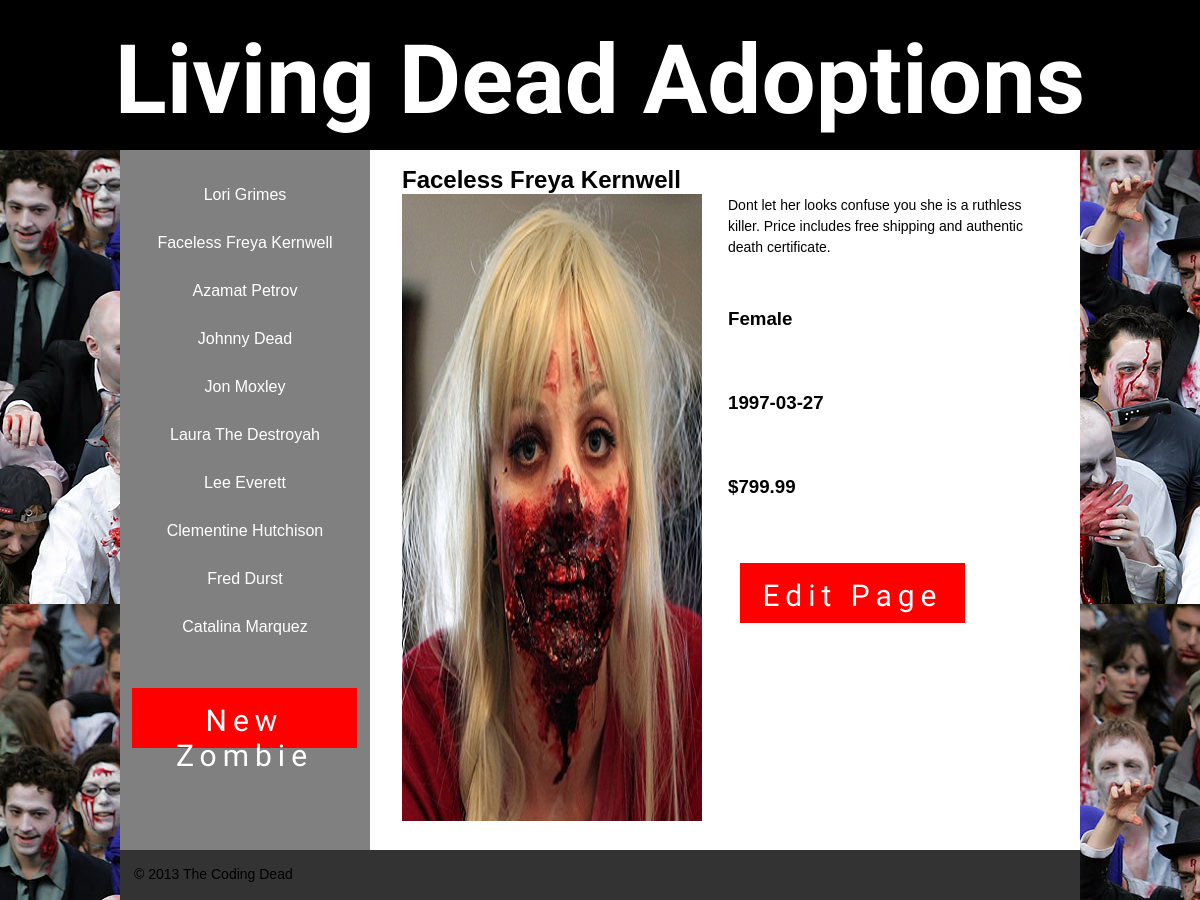
The app's page /admin/index.php?id=2 with its own data.
### tables this page shows
CREATE TABLE IF NOT EXISTS `tb_products` (
  `zombie_id` int(11) NOT NULL AUTO_INCREMENT,
  `name` varchar(32) NOT NULL,
  `description` text NOT NULL,
  `gender` varchar(6) NOT NULL,
  `dod` date NOT NULL,
  `price` double NOT NULL,
  `image` varchar(255) NOT NULL,
  PRIMARY KEY (`zombie_id`)
);

### public/admin/index.php (called while the page is built, shortened)
<?php
require_once('../../classes/page.php');
if(isset($_GET['id']) == false || $_GET['id'] == ''){
	$zombie_id = 1;
}else{
	$zombie_id = $_GET['id'];
}
$page = new Page($zombie_id);
include('../../includes/admin_header.php');
include('../../includes/admin_sidenav.php');
include('../../includes/admin_page.php');
include('../../includes/footer.php'); ?>

### classes/database.php (called while the page is built, shortened)
<?php
class Database{
	private $connection = null;
	public function __construct(){
		$this->connection = new mysqli(
			'localhost',
			'root',
			'',
			'zombie'
		);
	}
	public function get($fields, $table, $where = false){
		$select_query = "
			SELECT $fields
			FROM $table
		";
		if($where != false){
			$select_query .= ' WHERE '.$where;
		}
		$result = $this->connection->query($select_query);
		return $this->make_into_assoc($result);
	}
	public function get_one($fields, $table, $where = false){
		$result = $this->get($fields, $table, $where);
		return $result[0];
	}
	private function sanitize($input){
		$output = htmlspecialchars($input);
		return $output;
	}
	private function make_into_assoc($result){
		$rows = array();
		while($row = $result->fetch_assoc()){
			foreach($row as $key => $value){
				$row[$key] = $this->sanitize($value);
			}
			$rows[] = $row;
		}
		return $rows;
	}
}

### classes/page.php (called while the page is built, shortened)
<?php
require_once('database.php');
class Page{
	private $db;
	function __CONSTRUCT($id = 0){
		$this->db = new Database();
		if($id != 0){
			$this->load($id);
		}
	}
	function load($id){
		$result = $this->db->get_one(
			'name, description, gender, dod, price, image',
			'tb_products',
			'zombie_id = '.$id
		);
		if(count($result)){
			$this->id = $id;
			$this->name = $result['name'];
			$this->description = $result['description'];
			$this->gender = $result['gender'];
			$this->dod = $result['dod'];
			$this->price = $result['price'];
			$this->image = $result['image'];
		}
		return $result;
	}
}

### includes/admin_page.php (the view)
<div class="main">
	<?php if($page->id > 0): ?>
		<h2><?php echo $page->name; ?></h2>
		<div class="image">
		<img src="../../assets/images/<?php echo $page->image; ?>" alt="">
		</div>
	<div class="info">
		<p><?php echo $page->description; ?></p>
		<h3><?php echo $page->gender; ?></h3>
		<h3><?php echo $page->dod; ?></h3>
		<h3>$<?php echo $page->price; ?></h3>
		<?php else: ?>
		<h2>There is no page with that id.</h2>
		<?php endif; ?>
		<?php  	echo '<a href="edit_page.php?id='.$page->id.'" id="button" class="sidenav">Edit Page</a>';?>
	</div>
</div>

### classes/navigation.php (shortened to what this page needs)
<?php
require_once('database.php');
class Navigation{
	private $db;
	function __CONSTRUCT(){
		$this->db = new Database();
	}
	function make_admin_lists(){
		$all_of_the_zombies = $this->get_names();
					echo '<ul>';
					foreach($all_of_the_zombies as $zombie){
						echo '<li>';
						echo '<a href="index.php?id='.$zombie['zombie_id'].
								'">'.$zombie['name'].'</a>';
						echo '</li>';			}
					echo '</ul>';
	}
	function get_names(){
		$names = $this->db->get('zombie_id, name', 'tb_products');
		return $names;
	}
}

### assets/css/style.css (style rules this page uses)
html { background:#fff;color:#000;font-family:sans-serif;-ms-text-size-adjust:100%;-webkit-text-size-adjust:100% }
body { margin:0 }
img { border:0 }
* { -webkit-box-sizing: border-box; -moz-box-sizing: border-box; box-sizing: border-box; }
body { font-family: Helvetica, 'Helvetica Neue', Arial, sans-serif; margin: 0; background-image: url(../images/ZombieWalk.jpg); }
p, h3 { line-height: 150%; padding: 0 0 2em 0; }
.sidenav { height: 700px; width:250px; margin: 0; background-color: #808080; float:left; }
.sidenav ul { list-style: none; padding:10px 0px 10px 0px; }
.sidenav li { padding:10px 0px 20px 0px; text-align: center; }
.sidenav li a { text-decoration: none; color: white; }
.main { position: relative; width:710px; height: 700px; margin: 0; background-color: #fff; float: left; padding: 1em 2em; }
.main h2 { margin: 0; }
.info { position: absolute; top: 2.8em; right: 2em; width: 320px; }
.image { position: relative; float: left; width: 300px; height: 627px; background-image: url(../images/dude-zombiegrey.jpg); }
p { line-height:150%; font-size:14px; margin: 0px; }
#button { margin: 0.2em 0.4em; padding: 0.5em 0; text-align: center; text-decoration: none; font-family: Creepster, Arial, sans-serif; font-size: 30px; background: red; color: white; width:7.5em; height: 2em; border-style: none; letter-spacing: 0.2em; }

### records on screen
tb_products: name "Lori Grimes"
tb_products: name "Faceless Freya Kernwell", image (picture), description "Dont let her looks confuse you she is a ruthless killer. Price includes free shipping and authentic death certificate.", gender "Female", dod "1997-03-27", price "799.99"
tb_products: name "Azamat Petrov"
tb_products: name "Johnny Dead"
tb_products: name "Jon Moxley"
tb_products: name "Laura The Destroyah"
tb_products: name "Lee Everett"
tb_products: name "Clementine Hutchison"
tb_products: name "Fred Durst"
tb_products: name "Catalina Marquez"
